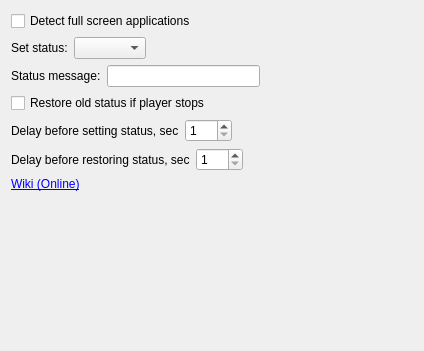
<?xml version="1.0" encoding="UTF-8"?>
<ui version="4.0">
 <class>OptionsWidget</class>
 <widget class="QWidget" name="OptionsWidget">
  <property name="geometry">
   <rect>
    <x>0</x>
    <y>0</y>
    <width>424</width>
    <height>351</height>
   </rect>
  </property>
  <property name="windowTitle">
   <string>Form</string>
  </property>
  <layout class="QVBoxLayout" name="verticalLayout">
   <item>
    <widget class="QCheckBox" name="cb_fullScreen">
     <property name="text">
      <string>Detect full screen applications</string>
     </property>
    </widget>
   </item>
   <item>
    <layout class="QHBoxLayout" name="horizontalLayout">
     <item>
      <widget class="QLabel" name="label">
       <property name="text">
        <string>Set status:</string>
       </property>
      </widget>
     </item>
     <item>
      <widget class="QComboBox" name="cb_status"/>
     </item>
     <item>
      <spacer name="horizontalSpacer">
       <property name="orientation">
        <enum>Qt::Horizontal</enum>
       </property>
       <property name="sizeHint" stdset="0">
        <size>
         <width>0</width>
         <height>0</height>
        </size>
       </property>
      </spacer>
     </item>
    </layout>
   </item>
   <item>
    <layout class="QHBoxLayout" name="horizontalLayout_2">
     <item>
      <widget class="QLabel" name="label_2">
       <property name="text">
        <string>Status message:</string>
       </property>
      </widget>
     </item>
     <item>
      <widget class="QLineEdit" name="le_message"/>
     </item>
     <item>
      <spacer name="horizontalSpacer_2">
       <property name="orientation">
        <enum>Qt::Horizontal</enum>
       </property>
       <property name="sizeHint" stdset="0">
        <size>
         <width>0</width>
         <height>0</height>
        </size>
       </property>
      </spacer>
     </item>
    </layout>
   </item>
   <item>
    <widget class="QCheckBox" name="cb_online">
     <property name="text">
      <string>Restore old status if player stops</string>
     </property>
    </widget>
   </item>
   <item>
    <layout class="QHBoxLayout" name="horizontalLayout_4">
     <property name="sizeConstraint">
      <enum>QLayout::SetDefaultConstraint</enum>
     </property>
     <item>
      <widget class="QLabel" name="label_4">
       <property name="text">
        <string>Delay before setting status, sec</string>
       </property>
      </widget>
     </item>
     <item>
      <widget class="QSpinBox" name="sb_setDelay">
       <property name="minimum">
        <number>1</number>
       </property>
       <property name="maximum">
        <number>300</number>
       </property>
      </widget>
     </item>
     <item>
      <spacer name="horizontalSpacer_4">
       <property name="orientation">
        <enum>Qt::Horizontal</enum>
       </property>
       <property name="sizeHint" stdset="0">
        <size>
         <width>40</width>
         <height>20</height>
        </size>
       </property>
      </spacer>
     </item>
    </layout>
   </item>
   <item>
    <layout class="QHBoxLayout" name="horizontalLayout_3">
     <item>
      <widget class="QLabel" name="label_3">
       <property name="text">
        <string>Delay before restoring status, sec</string>
       </property>
      </widget>
     </item>
     <item>
      <widget class="QSpinBox" name="sb_restoreDelay">
       <property name="minimum">
        <number>1</number>
       </property>
       <property name="maximum">
        <number>300</number>
       </property>
      </widget>
     </item>
     <item>
      <spacer name="horizontalSpacer_3">
       <property name="orientation">
        <enum>Qt::Horizontal</enum>
       </property>
       <property name="sizeHint" stdset="0">
        <size>
         <width>0</width>
         <height>0</height>
        </size>
       </property>
      </spacer>
     </item>
    </layout>
   </item>
   <item>
    <widget class="QLabel" name="lb_wiki">
     <property name="text">
      <string>&lt;a href=&quot;http://psi-plus.com/wiki/plugins#video_status_changer_plugin&quot;&gt;Wiki (Online)&lt;/a&gt;</string>
     </property>
     <property name="openExternalLinks">
      <bool>true</bool>
     </property>
    </widget>
   </item>
   <item>
    <spacer name="verticalSpacer">
     <property name="orientation">
      <enum>Qt::Vertical</enum>
     </property>
     <property name="sizeHint" stdset="0">
      <size>
       <width>0</width>
       <height>0</height>
      </size>
     </property>
    </spacer>
   </item>
  </layout>
 </widget>
 <resources/>
 <connections>
  <connection>
   <sender>cb_online</sender>
   <signal>toggled(bool)</signal>
   <receiver>sb_restoreDelay</receiver>
   <slot>setEnabled(bool)</slot>
   <hints>
    <hint type="sourcelabel">
     <x>195</x>
     <y>181</y>
    </hint>
    <hint type="destinationlabel">
     <x>340</x>
     <y>213</y>
    </hint>
   </hints>
  </connection>
 </connections>
</ui>
